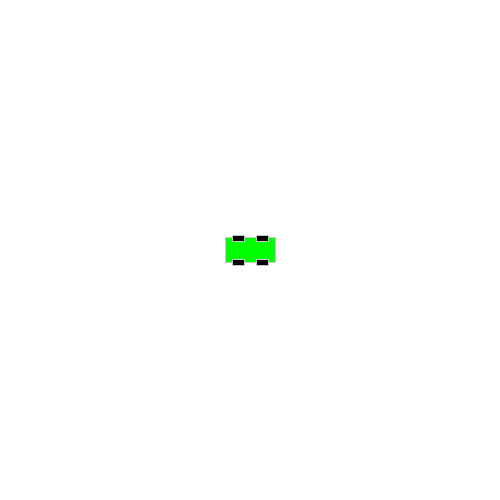
Frame 1 (no input)
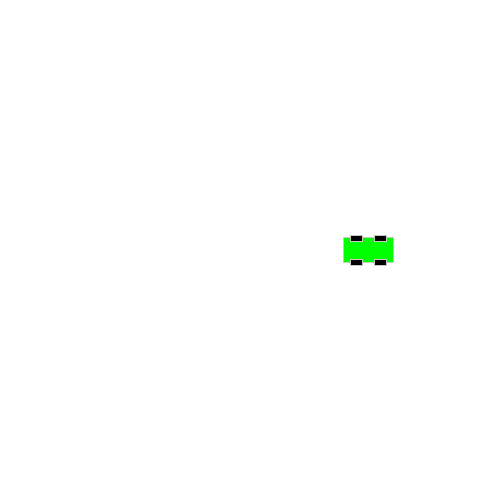
Frame 60 (the mouse pressed at the canvas centre just before this capture)
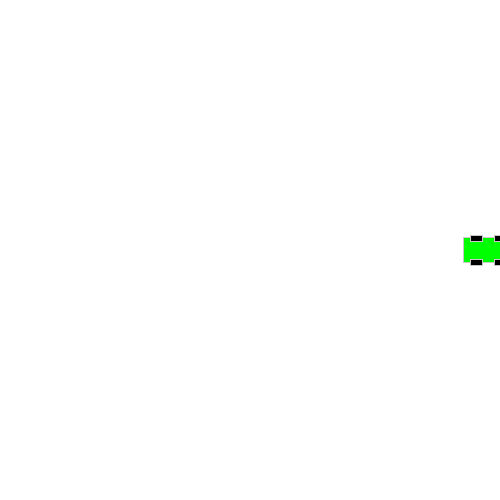
Frame 120 (the mouse held since frame 60 and released just before this capture)

The Processing sketch that drew these frames (run headless with seeded random() and noise(); from frame 60 on, the mouse is pressed at the canvas centre):

// Processing sketch: Exercise_8_4
// ── Exercise_8_4.pde
// Exercise 8 - 4
// This is an sketch that will have multiply tabs to create an OOP approach to
// creating an car 

/*color c;
int xpos;
int ypos;
int xspeed;

void setup () {

  size(200, 200);
  c = color(255);
  xpos = width/2;
  ypos = height/2;
  xspeed = 1;
}
void display () {

  rectMode(CENTER);
  fill(c);
  rect(xpos, ypos, 20, 10);
}

void drive () {

  xpos = xpos + xspeed;
  if (xpos > width) {
    xpos = 0;
  }
}
*/ // the original setup for drawing an car non-oop way

Car bently;

void setup () {
  size(500, 500);
  smooth();
  bently = new Car(color(0, 255, 0), width/2, height/2, 2, 50);
}

void draw () {
 background(255);
  bently.displayCar();
  bently.drive();
  
  
 
}

// ── Car.pde
class Car {
  
  // Variables
  color c;
  float xpos;
  float ypos;
  float xspeed;
  int thesize;
  

  // Contructor
  Car(color tempC, float tempXpos, float tempYpos, float tempXspeed, int tempThesize) {
    c = tempC;
    xpos = tempXpos;
    ypos = tempYpos;
    xspeed = tempXspeed;
    thesize = tempThesize;
  }
  

  // Methods/Functions
  void displayCar() {
    int offset = thesize/4;
   
    // draw body of car
  rectMode(CENTER);
  stroke(200);
  fill(c); 
  rect(xpos, ypos, thesize, thesize/2); 
  
  // drar wheels of car
    fill(0);
  rect(xpos-offset, ypos-offset, offset, offset/2);
  rect(xpos+offset, ypos-offset, offset, offset/2);
  rect(xpos-offset, ypos+offset, offset, offset/2);
  rect(xpos+offset, ypos+offset, offset, offset/2);

  }
  
  void drive() {
    xpos = xpos + xspeed;
    if (xpos > width) {
      xpos = 0;
    }
  }
  

  
}// end class
